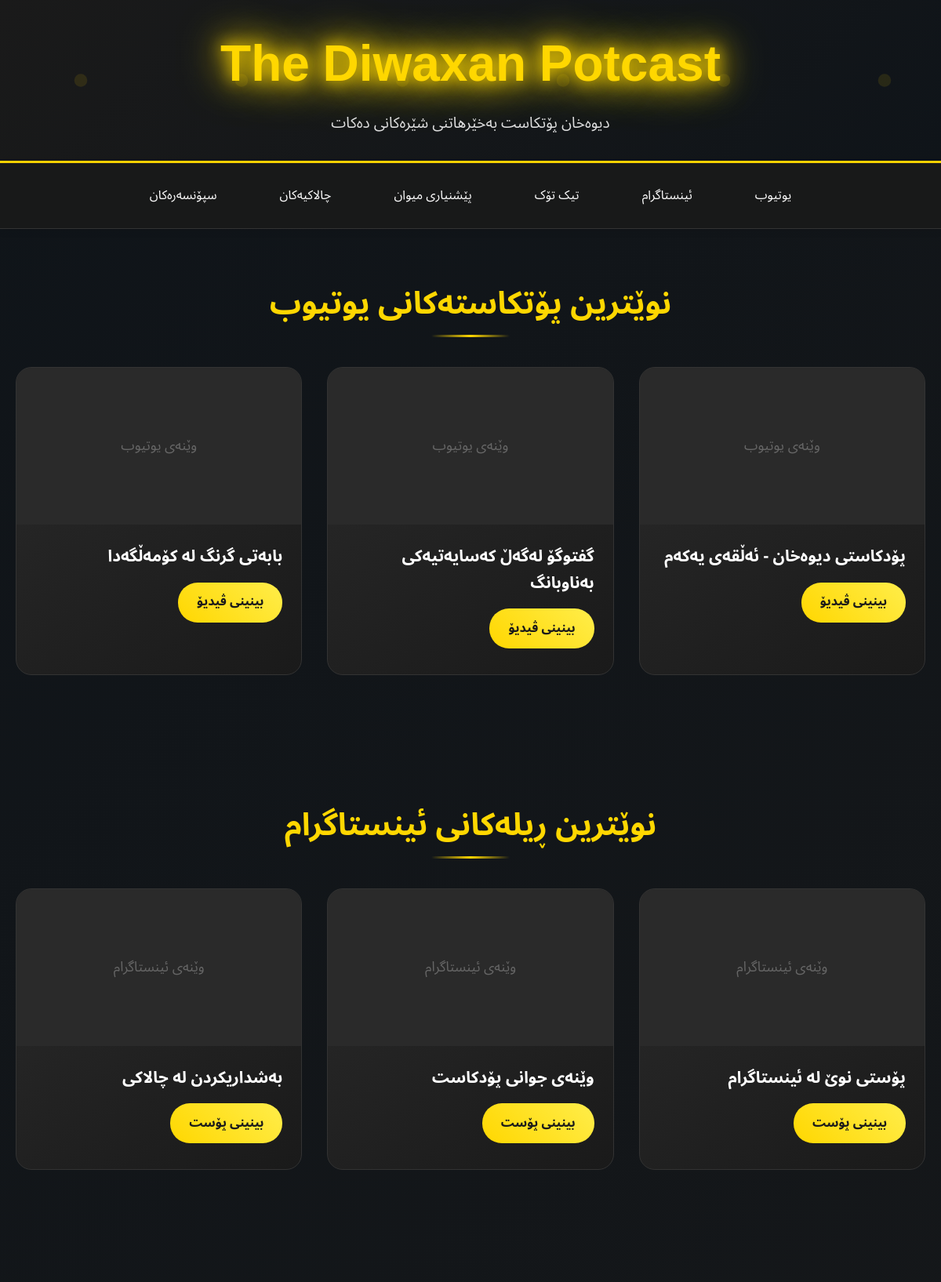
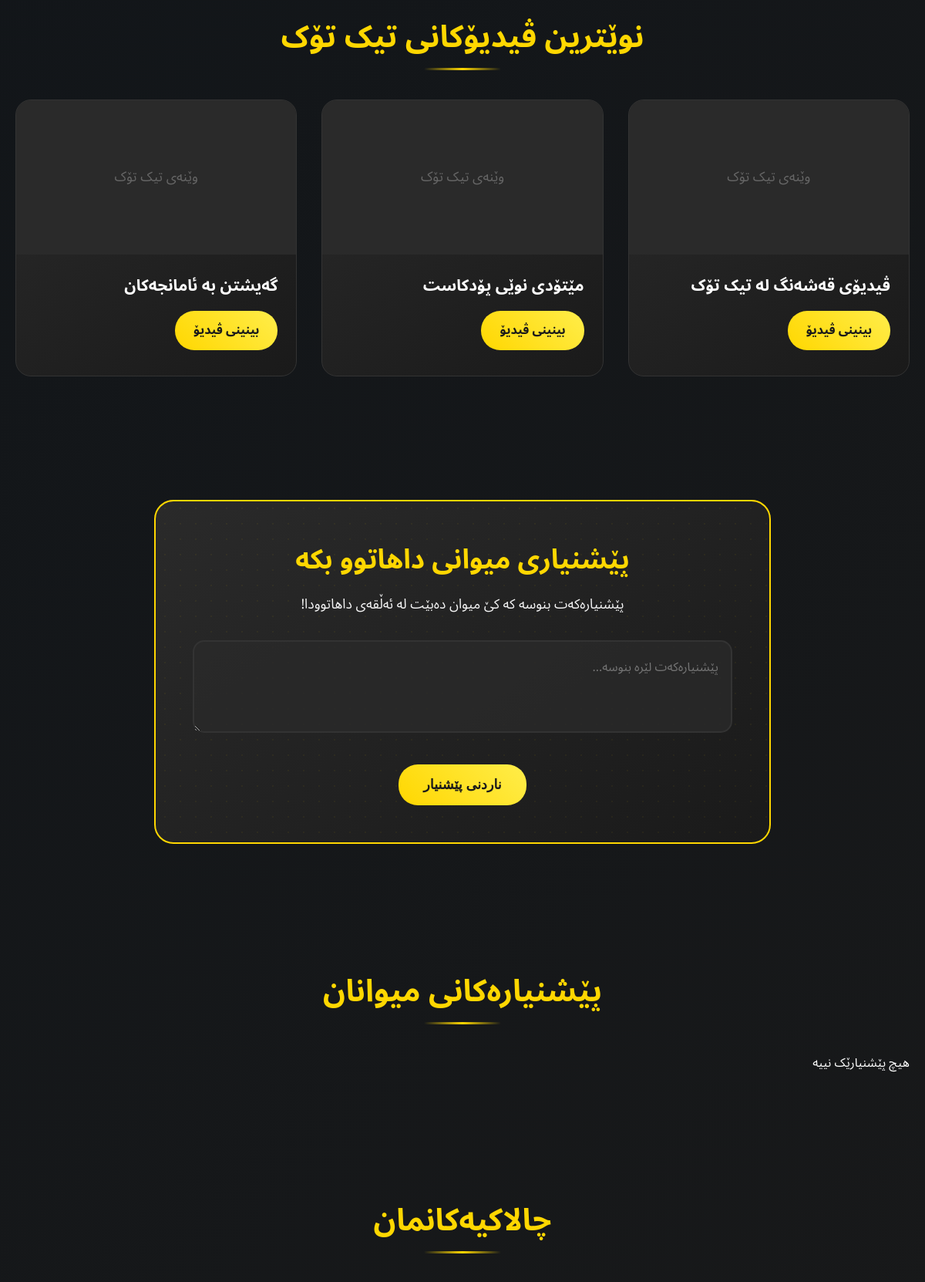
The page / (upper part) on the database its author committed (2 pictures, top to bottom).
### tables this page shows
CREATE TABLE IF NOT EXISTS youtube_posts (
    id INT AUTO_INCREMENT PRIMARY KEY,
    title VARCHAR(255) NOT NULL,
    image_path VARCHAR(255) NOT NULL,
    video_url TEXT NOT NULL,
    created_at TIMESTAMP DEFAULT CURRENT_TIMESTAMP,
    status ENUM('active', 'inactive') DEFAULT 'active'
);

CREATE TABLE IF NOT EXISTS instagram_posts (
    id INT AUTO_INCREMENT PRIMARY KEY,
    title VARCHAR(255) NOT NULL,
    post_url VARCHAR(255) NOT NULL,
    image_path VARCHAR(255) DEFAULT NULL,
    created_at TIMESTAMP NOT NULL DEFAULT CURRENT_TIMESTAMP,
    status ENUM('active', 'inactive') DEFAULT 'active'
);

CREATE TABLE IF NOT EXISTS tiktok_posts (
    id INT AUTO_INCREMENT PRIMARY KEY,
    title VARCHAR(255) NOT NULL,
    post_url VARCHAR(255) NOT NULL,
    image_path VARCHAR(255) DEFAULT NULL,
    created_at TIMESTAMP NOT NULL DEFAULT CURRENT_TIMESTAMP,
    status ENUM('active', 'inactive') DEFAULT 'active'
);

### index.php (the view, shortened to what this page needs)
<?php
require_once 'config.php';
try {
    $youtube_posts = $pdo->query("SELECT * FROM youtube_posts WHERE status = 'active' ORDER BY created_at DESC LIMIT 3")->fetchAll();
    $instagram_posts = $pdo->query("SELECT * FROM instagram_posts WHERE status = 'active' ORDER BY created_at DESC LIMIT 3")->fetchAll();
    $tiktok_posts = $pdo->query("SELECT * FROM tiktok_posts WHERE status = 'active' ORDER BY created_at DESC LIMIT 3")->fetchAll();
} catch (PDOException $e) {
    error_log("Database error: " . $e->getMessage());
    $youtube_posts = $pdo->query("SELECT * FROM youtube_posts ORDER BY created_at DESC LIMIT 3")->fetchAll();
    $instagram_posts = $pdo->query("SELECT * FROM instagram_posts ORDER BY created_at DESC LIMIT 3")->fetchAll();
    $tiktok_posts = $pdo->query("SELECT * FROM tiktok_posts ORDER BY created_at DESC LIMIT 3")->fetchAll();
    $activities = $pdo->query("SELECT * FROM activities ORDER BY created_at DESC")->fetchAll();
    $sponsors = $pdo->query("SELECT * FROM sponsors ORDER BY created_at DESC")->fetchAll();
}
$approved_predictions = $pdo->query("
    SELECT * FROM guest_predictions
    WHERE status = 'approved'
    ORDER BY submitted_at DESC
")->fetchAll();
?>
<!DOCTYPE html>
<html lang="ku" dir="rtl">
<head>
    <link rel="stylesheet" href="style.css">
</head>
<body>
    <header class="header">
        <div class="container">
            <h1 class="logo">The Diwaxan Potcast</h1>
            <p class="tagline">دیوەخان پۆتکاست بەخێرهاتنی شێرەکانی دەکات  </p>
        </div>
    </header>
    <nav class="nav">
    <div class="container">
        <div class="nav-menu">
            <a href="#youtube" class="nav-item">یوتیوب</a>
            <a href="#instagram" class="nav-item">ئینستاگرام</a>
            <a href="#tiktok" class="nav-item">تیک تۆک</a>
            <a href="#prediction" class="nav-item">پێشنیاری میوان</a>
            <a href="#activities" class="nav-item">چالاکیەکان</a>
            <a href="#sponsors" class="nav-item">سپۆنسەرەکان</a>
        </div>
    </div>
</nav>
    <section id="youtube" class="section">
        <div class="container">
            <h2 class="section-title">نوێترین پۆتکاستەکانی یوتیوب</h2>
            <div class="cards-grid">
                <?php foreach ($youtube_posts as $post): ?>
                <div class="card">
                    <div class="card-image">
                        <?php if (file_exists($post['image_path'])): ?>
                            <img src="<?= $post['image_path'] ?>" alt="<?= $post['title'] ?>" style="width: 100%; height: 100%; object-fit: cover;">
                        <?php else: ?>
                            وێنەی یوتیوب
                        <?php endif; ?>
                    </div>
                    <div class="card-content">
                        <h3 class="card-title"><?= htmlspecialchars($post['title']) ?></h3>
                        <a href="<?= $post['video_url'] ?>" target="_blank" class="card-link">بینینی ڤیدیۆ</a>
                    </div>
                </div>
                <?php endforeach; ?>
            </div>
        </div>
    </section>
    <section id="instagram" class="section">
        <div class="container">
            <h2 class="section-title">نوێترین ڕیلەکانی ئینستاگرام</h2>
            <div class="cards-grid">
                <?php foreach ($instagram_posts as $post): ?>
                <div class="card">
                    <div class="card-image">
                        <?php if (file_exists($post['image_path'])): ?>
                            <img src="<?= $post['image_path'] ?>" alt="<?= $post['title'] ?>" style="width: 100%; height: 100%; object-fit: cover;">
                        <?php else: ?>
                            وێنەی ئینستاگرام
                        <?php endif; ?>
                    </div>
                    <div class="card-content">
                        <h3 class="card-title"><?= htmlspecialchars($post['title']) ?></h3>
                        <a href="<?= $post['post_url'] ?>" target="_blank" class="card-link">بینینی پۆست</a>
                    </div>
                </div>
                <?php endforeach; ?>
            </div>
        </div>
    </section>
    <section id="tiktok" class="section">
        <div class="container">
            <h2 class="section-title">نوێترین ڤیدیۆکانی تیک تۆک</h2>
            <div class="cards-grid">
                <?php foreach ($tiktok_posts as $post): ?>
                <div class="card">
                    <div class="card-image">
                        <?php if (file_exists($post['image_path'])): ?>
                            <img src="<?= $post['image_path'] ?>" alt="<?= $post['title'] ?>" style="width: 100%; height: 100%; object-fit: cover;">
                        <?php else: ?>
                            وێنەی تیک تۆک
                        <?php endif; ?>
                    </div>
                    <div class="card-content">
                        <h3 class="card-title"><?= htmlspecialchars($post['title']) ?></h3>
                        <a href="<?= $post['post_url'] ?>" target="_blank" class="card-link">بینینی ڤیدیۆ</a>
                    </div>
                </div>
                <?php endforeach; ?>
            </div>
        </div>
    </section>
    <section id="prediction" class="section">
        <div class="container">
            <div class="prediction-form">
                <h2 class="form-title">پێشنیاری میوانی داهاتوو بکە </h2>
                <p class="form-description">پێشنیارەکەت بنوسە کە کێ میوان دەبێت لە ئەڵقەی داهاتوودا!</p>
                <form method="POST">
                    <textarea name="prediction" class="prediction-textarea" placeholder="پێشنیارەکەت لێرە بنوسە..." required></textarea>
                    <button type="submit" class="submit-btn">ناردنی پێشنیار</button>
                </form>
            </div>
        </div>
    </section>
    <section id="predictions" class="section">
        <div class="container">
            <h2 class="section-title">پێشنیارەکانی میوانان</h2>
            <?php if (empty($approved_predictions)): ?>
                <p class="no-predictions">هیچ پێشنیارێک نییە</p>
            <?php endif; ?>
        </div>
    </section>
    <section id="activities" class="section">
        <div class="container">
            <h2 class="section-title">چالاکیەکانمان</h2>
        </div>
    </section>
</body>
</html>

### rows shown on the page
youtube_posts: shows "وێنەی یوتیوب", title "پۆدکاستی دیوەخان - ئەڵقەی یەکەم"
youtube_posts: shows "وێنەی یوتیوب", title "گفتوگۆ لەگەڵ کەسایەتیەکی بەناوبانگ"
youtube_posts: shows "وێنەی یوتیوب", title "بابەتی گرنگ لە کۆمەڵگەدا"
instagram_posts: shows "وێنەی ئینستاگرام", title "پۆستی نوێ لە ئینستاگرام"
instagram_posts: shows "وێنەی ئینستاگرام", title "وێنەی جوانی پۆدکاست"
instagram_posts: shows "وێنەی ئینستاگرام", title "بەشداریکردن لە چالاکی"
tiktok_posts: shows "وێنەی تیک تۆک", title "ڤیدیۆی قەشەنگ لە تیک تۆک"
tiktok_posts: shows "وێنەی تیک تۆک", title "مێتۆدی نوێی پۆدکاست"
tiktok_posts: shows "وێنەی تیک تۆک", title "گەیشتن بە ئامانجەکان"
